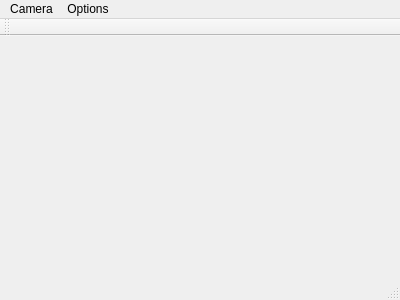
<?xml version="1.0" encoding="UTF-8"?>
<ui version="4.0">
 <class>QtGLWebcamDemo</class>
 <widget class="QMainWindow" name="QtGLWebcamDemo">
  <property name="geometry">
   <rect>
    <x>0</x>
    <y>0</y>
    <width>400</width>
    <height>300</height>
   </rect>
  </property>
  <property name="windowTitle">
   <string>QtGLWebcamDemo</string>
  </property>
  <widget class="QWidget" name="centralWidget">
   <layout class="QGridLayout" name="gridLayout">
    <item row="0" column="0">
     <widget class="CQtOpenCVViewerGl" name="openCVviewer" native="true"/>
    </item>
   </layout>
  </widget>
  <widget class="QMenuBar" name="menuBar">
   <property name="geometry">
    <rect>
     <x>0</x>
     <y>0</y>
     <width>400</width>
     <height>25</height>
    </rect>
   </property>
   <widget class="QMenu" name="menuStart">
    <property name="title">
     <string>Camera</string>
    </property>
    <addaction name="actionStart"/>
   </widget>
   <widget class="QMenu" name="menuOptions">
    <property name="title">
     <string>Options</string>
    </property>
    <addaction name="actionVertical_Flip"/>
    <addaction name="action_Horizontal_Mirror"/>
   </widget>
   <addaction name="menuStart"/>
   <addaction name="menuOptions"/>
  </widget>
  <widget class="QToolBar" name="mainToolBar">
   <attribute name="toolBarArea">
    <enum>TopToolBarArea</enum>
   </attribute>
   <attribute name="toolBarBreak">
    <bool>false</bool>
   </attribute>
  </widget>
  <widget class="QStatusBar" name="statusBar"/>
  <action name="actionStart">
   <property name="text">
    <string>Start</string>
   </property>
  </action>
  <action name="actionVertical_Flip">
   <property name="checkable">
    <bool>true</bool>
   </property>
   <property name="text">
    <string>&amp;Vertical Mirror</string>
   </property>
  </action>
  <action name="action_Horizontal_Mirror">
   <property name="checkable">
    <bool>true</bool>
   </property>
   <property name="text">
    <string>&amp;Horizontal Mirror</string>
   </property>
  </action>
 </widget>
 <layoutdefault spacing="6" margin="11"/>
 <customwidgets>
  <customwidget>
   <class>CQtOpenCVViewerGl</class>
   <extends>QWidget</extends>
   <header>cqtopencvviewergl.h</header>
   <container>1</container>
  </customwidget>
 </customwidgets>
 <resources/>
 <connections/>
</ui>
